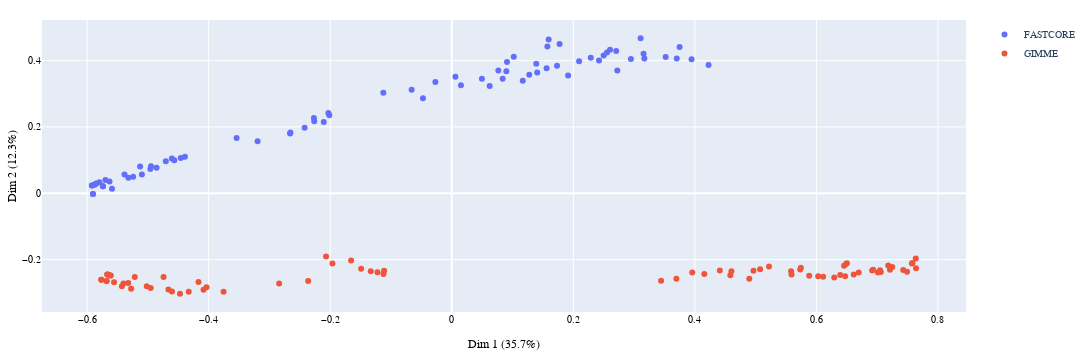

The cell this chart's notebook holds for it:
### Code cell
mca = MCA(n_components=3, random_state=42)
data.index = data.index.str.upper()
components = mca.fit_transform(data).to_numpy()
plot(components, [e.split("_")[-2] for e in data.index.tolist()],
    f"Dim 1 ({round(mca.percentage_of_variance_[0], 1)}%)",
    f"Dim 2 ({round(mca.percentage_of_variance_[1], 1)}%)",
    os.path.join(RESULTS_PATH,"mca_models_algorithm_ng"),
    width=1200
)
